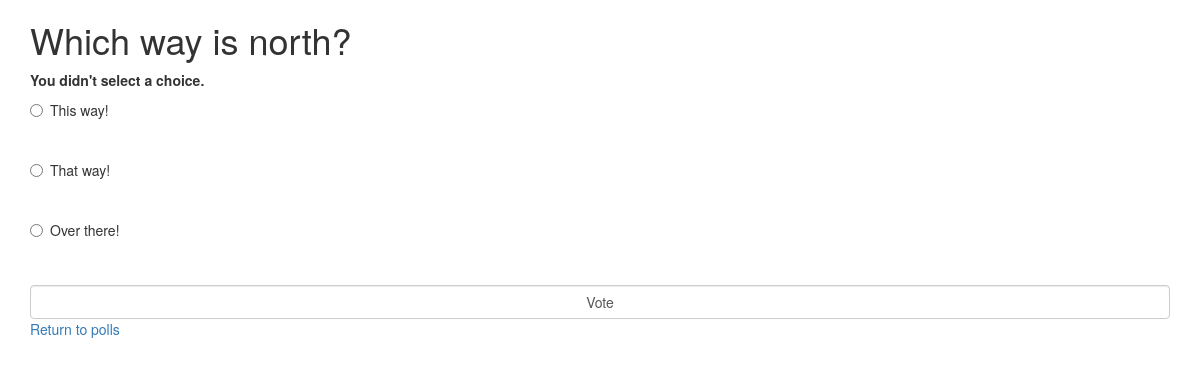
The page /polls/21/vote/ on the database its author committed.
### polls/models.py (models this page shows, shortened)
class Question(models.Model):
    question_text = models.CharField(max_length=200)
    pub_date = models.DateTimeField('date published')
    def was_published_recently(self):
        now = timezone.now()
        return now - datetime.timedelta(days=1) <= self.pub_date <= now
    was_published_recently.admin_order_field = 'pub_date'
    was_published_recently.boolean = True
    was_published_recently.short_description = 'Published recently?'

class Choice(models.Model):
    question = models.ForeignKey(Question, on_delete=models.CASCADE)
    choice_text = models.CharField(max_length=200)
    votes = models.IntegerField(default=0)

### polls/views.py (the view)
# urls.py: url(r'^(?P<question_id>\d+)/vote/$', views.vote, name='vote'),
def vote(request, question_id):
    p = get_object_or_404(Question, pk=question_id)
    try:
        selected_choice = p.choice_set.get(pk=request.POST['choice'])
    except (KeyError, Choice.DoesNotExist):
        return render(request, 'polls/detail.html', {
            'question': p,
            'error_message': "You didn't select a choice.",
        })
    else:
        selected_choice.votes += 1
        selected_choice.save()
        return HttpResponseRedirect(reverse('polls:results', args=(p.id,)))

### polls/templates/polls/detail.html (shortened to what this page needs)
{% extends 'polls/base.html' %} {% block title %}Poll Details{% endblock %} {% block body_block %}
<div class="container">
  <h1>{{ question.question_text }} </h1> {% if error_message %}
  <p><strong>{{ error_message }}</strong></p>{% endif %}
  <form action="{% url 'polls:vote' question.id %}" method="post">
    <div class="form-group">
      {% for choice in question.choice_set.all %}
      <div class="radio">
        <label>
          <input type="radio" name="choice" id="choice{{ forloop.counter }}" value="{{ choice.id }}"> {{ choice.choice_text }}
        </label>
      </div>
      <br/> {% endfor %}
    </div>
    <input type="submit" class="form-control" value="Vote">
  </form>
  <a href="{% url 'polls:index' %}">Return to polls</a>
</div>
{% endblock %}

### rows shown on the page
Question: question_text "Which way is north?"
Choice: choice_text "This way!"
Choice: choice_text "That way!"
Choice: choice_text "Over there!"

### other values the page prints
{{ error_message }} "You didn't select a choice."
